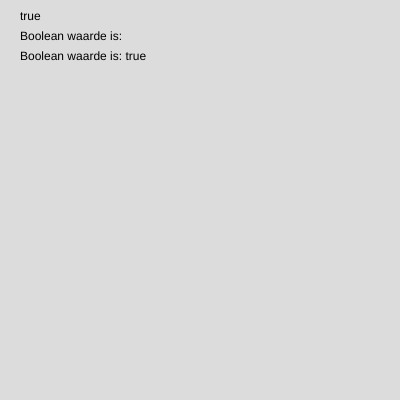
Frame 1 (no input)
Frame 60 (no input): identical to frame 1, image omitted
Frame 120 (the mouse pressed at the canvas centre since frame 60): identical to frame 1, image omitted

The p5.js sketch that drew this single still picture (run headless with seeded random() and noise() and a simulated clock; from frame 60 on, the mouse is pressed at the canvas centre):

// p5.js sketch
// ── sketch.js
// assign the variables
let isTrue = true;
let message = "Boolean waarde is: "; 
combinedMessage = message + isTrue;

function setup() {
  createCanvas(400, 400);
}

function draw() {
    background(220);

    // draw the boolean value
    text(isTrue, 20, 20);

    // draw the message
    text(message, 20, 40);

    // draw the combined message
    text(combinedMessage, 20, 60);
}

// onClick toggle the boolean value
// and update the combined message
function mouseClicked () {
  console.log("clicked");
  isTrue = !isTrue;
  print(isTrue);
  combinedMessage = message + isTrue;
}
